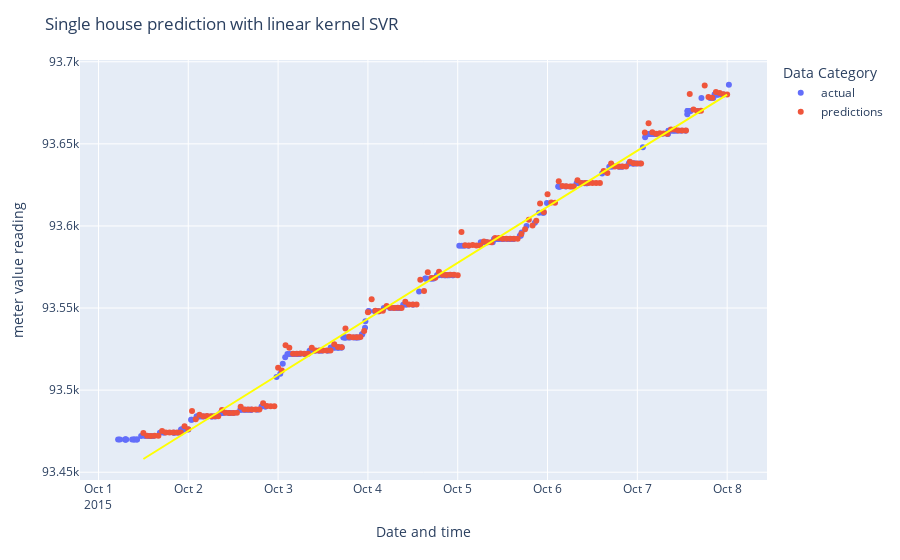

The cell this chart's notebook holds for it:
### Code cell
# before plotting actual, need to take to utc because plotly doesn't do it for us.
actual = merged_df[merged_df['dataid'] == 35][:250]

fig = px.scatter()
# plot points form actual dataset
fig.add_trace(go.Scatter(x=actual.index, y=actual['meter_value'].tolist(),
                           mode='markers',
                           name='actual'))
# plot points from hourly linear regression prediction 
fig.add_trace(go.Scatter(x=timestamps, y=predictions,
                           mode='markers',
                           name='predictions'))
# get ols trendline from predictions
fig_t = px.scatter(x=timestamps, y=predictions, trendline='ols')
trendline = fig_t.data[1]
# overlay ols trendline with scattered results
fig.add_trace(go.Scatter(trendline,
                          mode='lines',
                          line=dict(color="Yellow"),
                          name='predictions line'))
fig.update_layout(
    title='Single house prediction with linear kernel SVR',
    xaxis_title='Date and time',
    yaxis_title='meter value reading',
    legend_title='Data Category',
    showlegend=True
)
fig.show()

### Figure 1 — Plotly figure (JSON) as saved in the notebook; plotly's stock layout.template omitted (floating-point values rounded to 4 significant figures; data arrays with more than 128 entries replaced by an {"elided": "..."} marker saying what was removed)
{"data": [{"mode": "markers", "name": "actual", "type": "scatter", "x": {"elided": "250 str values"}, "y": {"elided": "250 int values"}}, {"mode": "markers", "name": "predictions", "type": "scatter", "x": {"elided": "157 str values"}, "y": {"elided": "157 float values"}}, {"hovertemplate": "<b>OLS trendline</b><br>y = 0.000395215 * x + -477114<br>R<sup>2</sup>=0.989942<br><br>x=%{x}<br>y=%{y} <b>(trend)</b><extra></extra>", "legendgroup": "", "line": {"color": "Yellow"}, "marker": {"color": "#636efa", "symbol": "circle"}, "mode": "lines", "name": "predictions", "showlegend": false, "type": "scatter", "x": {"elided": "157 str values"}, "xaxis": "x", "y": {"elided": "157 float values"}, "yaxis": "y"}], "layout": {"legend": {"title": {"text": "Data Category"}, "tracegroupgap": 0}, "margin": {"t": 60}, "showlegend": true, "title": {"text": "Single house prediction with linear kernel SVR"}, "xaxis": {"anchor": "y", "domain": [0, 1], "title": {"text": "Date and time"}}, "yaxis": {"anchor": "x", "domain": [0, 1], "title": {"text": "meter value reading"}}}}
